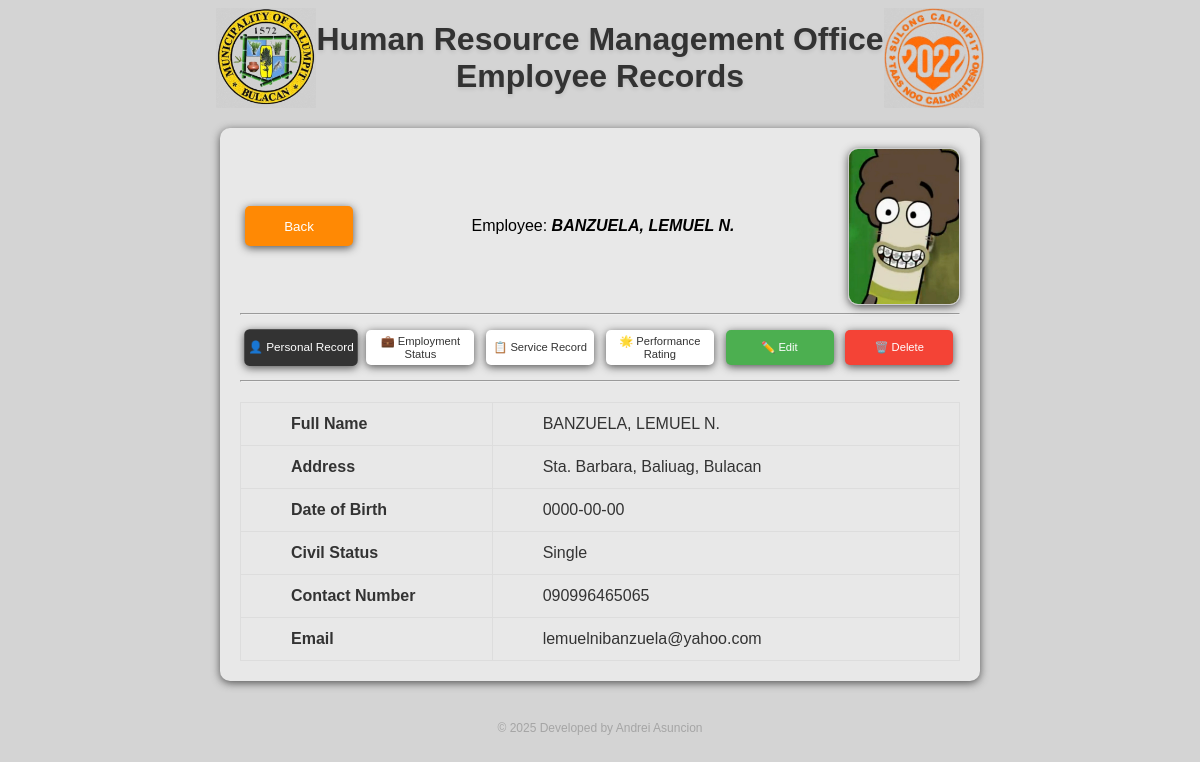
Page /personal_record.php?id=27 (signed in) on the committed database.
### tables this page shows
CREATE TABLE `personal_record` (
  `id` int(11) NOT NULL,
  `name` varchar(255) NOT NULL,
  `address` text DEFAULT NULL,
  `date_of_birth` date DEFAULT NULL,
  `civil_status` varchar(50) DEFAULT NULL,
  `contact` varchar(255) DEFAULT NULL,
  `email` varchar(255) DEFAULT NULL,
  `position` varchar(255) DEFAULT NULL,
  `date_of_appointment` date DEFAULT NULL,
  `salary` varchar(255) DEFAULT NULL,
  `office` varchar(255) DEFAULT NULL,
  `employment_status` varchar(50) DEFAULT NULL,
  `eligibility` text DEFAULT NULL,
  `tin` varchar(255) DEFAULT NULL,
  `philhealth` varchar(255) DEFAULT NULL,
  `pagibig` varchar(255) DEFAULT NULL,
  `gsis` varchar(255) DEFAULT NULL
);

CREATE TABLE `employee_image` (
  `id` int(11) DEFAULT NULL,
  `filename` text NOT NULL,
  `uploaded_at` datetime DEFAULT current_timestamp()
);

### personal_record.php (the view, shortened to what this page needs)
<?php
include 'db_connection.php';
$id = isset($_GET['id']) ? $_GET['id'] : null;
$query = "SELECT * FROM personal_record WHERE id = '$id'";
$result = mysqli_query($conn, $query);
$row = mysqli_fetch_assoc($result);
$picQuery = "SELECT * FROM employee_image WHERE id = '$id'";
$picResult = mysqli_query($conn, $picQuery);
$picRow = mysqli_fetch_assoc($picResult);
?>
<!DOCTYPE html>
<html lang="en">
<head>
  <link rel="stylesheet" href="style.css" />
</head>
<body>
  <div class="header">
    <img src="img/logo1.png" alt="CalumpitLogo" />
    <h1>Human Resource Management Office <br />Employee Records</h1>
    <img src="img/logo2.png" alt="CalumpitLogo" />
  </div>
  <div class="container">
    <div class="name-pic">
      <button class="back-btn" onclick="location.href='index.php'">Back</button>
      <p>Employee: <b><i><?php echo htmlspecialchars($row['name']); ?></i></b></p>
      <?php if (!empty($picRow['filename'])): ?>
        <img src="<?php echo htmlspecialchars($picRow['filename']); ?>" alt="Profile Picture" class="profile-pic" />
      <?php else: ?>
        <img src="img/default_profile.jpg" alt="Default Profile Picture" class="profile-pic" />
      <?php endif; ?>
    </div>
    <hr />
    <div class="navigation-bar">
      <button class="action-btn active" onclick="location.href='personal_record.php?id=<?php echo $row['id']; ?>'">👤 Personal Record</button>
      <button class="action-btn" onclick="location.href='employment_status.php?id=<?php echo $row['id']; ?>'">💼 Employment Status</button>
      <button class="action-btn" onclick="location.href='service_record.php?id=<?php echo $row['id']; ?>'">📋 Service Record</button>
      <button class="action-btn" onclick="location.href='performance_rating.php?id=<?php echo $row['id']; ?>'">🌟 Performance Rating</button>
      <button class="action-btn edit" onclick="location.href='edit_record.php?id=<?php echo $row['id']; ?>'"><i class='fas fa-edit'></i>✏️ Edit</button>
      <button class="action-btn delete" onclick="location.href='delete_record.php?id=<?php echo $row['id']; ?>'"><i class='fas fa-trash'></i>🗑️ Delete</button>
    </div>
    <hr />
    <div class="details">
      <table class="record-table horizontal">
        <tr>
          <th>Full Name</th>
          <td><?php echo htmlspecialchars($row['name']); ?></td>
        </tr>
        <tr>
          <th>Address</th>
          <td><?php echo htmlspecialchars($row['address']); ?></td>
        </tr>
        <tr>
          <th>Date of Birth</th>
          <td><?php echo htmlspecialchars($row['date_of_birth']); ?></td>
        </tr>
        <tr>
          <th>Civil Status</th>
          <td><?php echo htmlspecialchars($row['civil_status']); ?></td>
        </tr>
        <tr>
          <th>Contact Number</th>
          <td><?php echo htmlspecialchars($row['contact']); ?></td>
        </tr>
        <tr>
          <th>Email</th>
          <td><?php echo htmlspecialchars($row['email']); ?></td>
        </tr>
      </table>
    </div>
  </div>
  <div class="credit">
    <p>© 2025 Developed by Andrei Asuncion</p>
  </div>
</body>
</html>

### style.css (style rules this page uses)
:root { --container-bg: #e8e8e8; --container-shadow: #535353; --color-primary: #ff8904; --color-primary-hover: #c75607; --color-primary-overlay: #fff2d4; --color-white: #fff; --color-background: rgb(212, 212, 212); --color-text: #333; }
body { display: flex; justify-content: center; align-items: center; flex-direction: column; background-color: var(--color-background); font-family: Arial, Helvetica, sans-serif; }
.header { display: flex; justify-content: space-between; align-items: center; text-align: center; }
.header h1 { color: var(--color-text); text-shadow: 0 2px 4px rgba(0, 0, 0, 0.1); margin: 0; }
.header img { width: 100px; height: auto; }
.back-btn { background-color: var(--color-primary); color: var(--color-white); width: 15%; height: 40px; border: none; border-radius: 5px; padding: 10px 20px; cursor: pointer; margin: 5px; box-shadow: 0 2px 8px var(--container-shadow); }
.container { width: 60vw; padding: 20px; border-radius: 10px; margin: 20px auto; background-color: var(--container-bg); box-shadow: 0 2px 8px var(--container-shadow); }
.credit p { text-align: center; margin-top: 20px; font-size: 12px; color: #a5a5a5; }
table { box-sizing: border-box; width: 100%; border-collapse: collapse; border: none; }
tr:nth-child(even) { background-color: inherit; }
tr:nth-child(odd) { background-color: #e8e8e8; }
th, td { text-align: left; transition: background 0.3s, color 0.3s; }
tr { color: var(--color-text); transition: background 0.3s; }
.action-btn { border: none; font-size: 0.7rem; border-radius: 5px; cursor: pointer; background-color: var(--color-white); color: var(--color-text); margin: 5px; padding: 3px 1px; width: 40%; height: 40px; box-shadow: 0 2px 8px rgba(0, 0, 0, 0.15); }
.action-btn.edit { background-color: #4caf50; width: 20%; height: 35px; color: white; }
.action-btn.delete { background-color: #f44336; width: 20%; height: 35px; color: white; }
.name-pic { box-sizing: border-box; display: flex; justify-content: space-between; align-items: center; margin: 0 auto; }
.name-pic img { width: 110px; border: 1px solid #ccc; border-radius: 10px; box-shadow: 0 2px 8px var(--container-shadow); }
.navigation-bar { display: flex; justify-content: space-evenly; align-items: center; width: 100%; margin-top: 10px; margin-bottom: 10px; }
.navigation-bar .action-btn { width: 15%; height: 35px; border: none; border-radius: 5px; padding: 3px 2px; cursor: pointer; box-shadow: 0 2px 8px var(--container-shadow); }
.navigation-bar .action-btn.active { background-color: var(--color-text); color: var(--color-white); transform: scale(1.05); transition: background 0.3s, color 0.3s, transform 0.3s; }
.details .record-table { width: 100%; border-collapse: collapse; margin-top: 20px; }
.details .record-table th, .details .record-table td { padding: 12px 15px; border: 1px solid #ddd; text-align: left; }
.details .record-table.horizontal th { width: 35%; padding-left: 50px; }
.details .record-table.horizontal td { padding-left: 50px; }

### rows in the picture
personal_record: name "BANZUELA, LEMUEL N.", address "Sta. Barbara, Baliuag, Bulacan", date_of_birth "0000-00-00", civil_status "Single", contact "090996465065", email "lemuelnibanzuela@yahoo.com"
employee_image: filename (picture)
